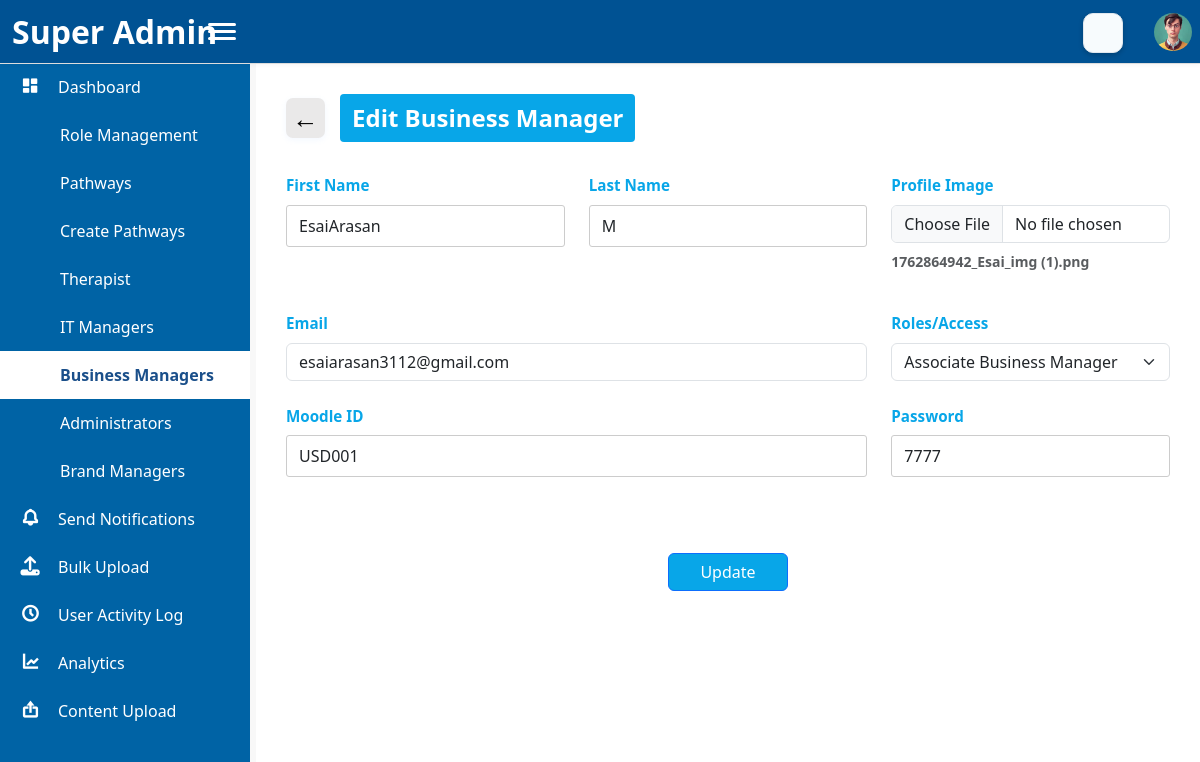
Screenshot of /pages/edit_business_manager.php?id=1 (signed in) with the database file from the repository.
### tables this page shows
CREATE TABLE `navigation_items` (
  `nav_id` int(11) NOT NULL,
  `nav_name` varchar(100) NOT NULL,
  `nav_icon` varchar(100) DEFAULT NULL,
  `nav_link` varchar(255) DEFAULT NULL,
  `parent_id` int(11) DEFAULT NULL,
  `created_at` timestamp NOT NULL DEFAULT current_timestamp(),
  `updated_at` timestamp NOT NULL DEFAULT current_timestamp() ON UPDATE current_timestamp(),
  `sub_nav_link` varchar(255) DEFAULT NULL
);

CREATE TABLE `business_manager` (
  `business_manager_id` int(11) NOT NULL,
  `user_id` varchar(50) NOT NULL,
  `first_name` varchar(100) NOT NULL,
  `last_name` varchar(100) DEFAULT NULL,
  `email` varchar(150) NOT NULL,
  `password` varchar(255) NOT NULL,
  `role_access_id` int(11) NOT NULL,
  `profile_image` varchar(255) DEFAULT NULL,
  `created_at` datetime DEFAULT current_timestamp(),
  `created_by` int(11) DEFAULT NULL,
  `updated_at` datetime DEFAULT current_timestamp() ON UPDATE current_timestamp(),
  `updated_by` int(11) DEFAULT NULL
);

CREATE TABLE `role_management` (
  `r_id` int(11) NOT NULL,
  `role` varchar(50) DEFAULT NULL,
  `department` varchar(150) DEFAULT NULL,
  `access_navigations` varchar(155) DEFAULT NULL,
  `created_at` datetime DEFAULT current_timestamp(),
  `updated_at` datetime NOT NULL,
  `viewed_at` datetime NOT NULL,
  `deleted_at` datetime NOT NULL,
  `controls` text NOT NULL
);

### pages/edit_business_manager.php (the view, shortened to what this page needs)
<?php
require_once '../includes/header.php';
require_once '../includes/sidebar.php';
$business_manager_id = $_GET['id'] ?? null;
$stmt = $pdo->prepare("SELECT * FROM business_manager WHERE business_manager_id = ?");
$stmt->execute([$business_manager_id]);
$business_manager = $stmt->fetch(PDO::FETCH_ASSOC);
$stmt = $pdo->query("SELECT r_id, role FROM role_management ORDER BY role ASC");
$roles = $stmt->fetchAll(PDO::FETCH_ASSOC);
?>
<link href="../assets/css/bootstrap.min.css" rel="stylesheet" />
<div class="main-content" style="background: #fff;">
    <div class="">
        <div class="page-header">
            <button class="back-btn" onclick="window.history.back();">&larr;</button>
            <span class="page-title">Edit Business Manager</span>
        </div>
        <form id="business_managerForm" action="../api/update_business_manager.php" method="POST" enctype="multipart/form-data">
            <div class="row g-4">
                <div class="col-md-4">
                    <label class="form-label" for="first_name">First Name</label>
                    <input type="text" class="form-control" id="first_name" name="first_name"
                        value="<?= htmlspecialchars($business_manager['first_name'] ?? '', ENT_QUOTES, 'UTF-8') ?>">
                </div>
                <div class="col-md-4">
                    <label class="form-label" for="last_name">Last Name</label>
                    <input type="text" class="form-control" id="last_name" name="last_name"
                        value="<?= htmlspecialchars($business_manager['last_name'] ?? '', ENT_QUOTES, 'UTF-8') ?>">
                </div>
                <div class="col-md-4 mb-3">
                    <label class="form-label" for="profile_image">Profile Image</label>
                    <input type="file" name="profile_image" id="profile_image" class="form-control">
                    <?php if (!empty($business_manager['profile_image'])): ?>
                        <div class="mt-2 text-muted small">
                           <strong><?= htmlspecialchars($business_manager['profile_image']) ?></strong>
                        </div>
                    <?php endif; ?>
                </div>
                <div class="col-md-8">
                    <label class="form-label" for="email">Email</label>
                    <input type="email" class="form-control" id="email" name="email"
                        value="<?= htmlspecialchars($business_manager['email'] ?? '', ENT_QUOTES, 'UTF-8') ?>">
                </div>
                <div class="col-md-4">
                    <label class="form-label" for="roles_access">Roles/Access</label>
                    <select class="form-select" id="roles_access" name="roles_access">
                    <?php foreach ($roles as $role): ?>
                        <option value="<?= htmlspecialchars($role['r_id'], ENT_QUOTES, 'UTF-8') ?>"
                            <?= ($business_manager['role_access_id'] == $role['r_id']) ? 'selected' : '' ?>>
                            <?= htmlspecialchars($role['role'], ENT_QUOTES, 'UTF-8') ?>
                        </option>
                    <?php endforeach; ?>
                </select>
                </div>
                <div class="col-md-8">
                    <label class="form-label" for="user_id">Moodle ID</label>
                    <input type="text" class="form-control" id="user_id" name="user_id"
                        value="<?= htmlspecialchars($business_manager['user_id'] ?? '', ENT_QUOTES, 'UTF-8') ?>">
                </div>
                <div class="col-md-4">
                    <label class="form-label" for="password">Password</label>
                    <input type="text" class="form-control" id="password" name="password"
                        value="<?= htmlspecialchars($business_manager['password'] ?? '', ENT_QUOTES, 'UTF-8') ?>">
                </div>
            </div>
            <div class="row">
                <div class="col-12 text-center mt-4">
                    <button type="submit" class="btn btn-primary">Update</button>
                </div>
            </div>
        </form>
    </div>
</div>
<link rel="stylesheet" href="https://cdn.jsdelivr.net/npm/alertifyjs@1.13.1/build/css/alertify.min.css"/>
<?php require_once '../includes/footer.php'; ?>

### includes/sidebar.php (shortened to what this page needs)
<div class="sidebar" id="sidebar">
    <div class="logo d-flex justify-content-between align-items-center">
        <h2><?php echo SITE_NAME; ?></h2>
    </div>
    <ul class="nav-menu">
        <?php
        $mysqli = new mysqli(DB_HOST, DB_USER, DB_PASS, DB_NAME);
        if ($mysqli->connect_errno) {
            echo "<li><span style='color:red;'>DB Connection Error</span></li>";
        } else {
            $result = $mysqli->query("SELECT * FROM navigation_items ORDER BY nav_id ASC");
            if ($result && $result->num_rows > 0) {
                $currentFile = basename($_SERVER['PHP_SELF']);
                while ($row = $result->fetch_assoc()) {
                    $navName = $row['nav_name'];
                    $navLink = $row['nav_link'];
                    $navIcon = $row['nav_icon'] ?: 'fa-circle';
                    $subLinks = $row['sub_nav_link'];
                    $isActive = '';
                    $navFile = basename($navLink);
                    $subMatch = false;
                    if (!empty($subLinks)) {
                        $subArray = array_map('trim', explode(',', $subLinks));
                        foreach ($subArray as $sub) {
                            if ($currentFile === basename($sub)) {
                                $subMatch = true;
                                break;
                            }
                        }
                    }
                    if ($currentFile === $navFile || $subMatch) {
                        $isActive = 'active';
                    }
                    echo '<li class="' . $isActive . '">';
                    echo '<a href="' . SITE_URL . $navLink . '">';
                    if (strpos($navIcon, ':') !== false) {
                        echo '<iconify-icon class="nav-icon" icon="' . htmlspecialchars($navIcon) . '" width="22" height="22"></iconify-icon>';
                    } elseif (strpos($navIcon, 'bxs-') === 0 || strpos($navIcon, 'bx-') === 0) {
                        echo '<i class="bx nav-icon ' . htmlspecialchars($navIcon) . '"></i>';
                    } else {
                        echo '<i class="fas nav-icon ' . htmlspecialchars($navIcon) . '"></i>';
                    }
                    echo '<span class="nav-text">' . htmlspecialchars($navName) . '</span>';
                    echo '</a>';
                    echo '</li>';
                }
            } else {
                echo '<li><span style="color:lightgray;">No navigation items found</span></li>';
            }
        }
        ?>
    </ul>
</div>
<link href="https://unpkg.com/boxicons@2.1.4/css/boxicons.min.css?v=4.0" rel="stylesheet">
<link href="https://cdnjs.cloudflare.com/ajax/libs/font-awesome/6.4.0/css/all.min.css?v=4.0" rel="stylesheet">

### rows the page displays
navigation_items: nav_name "Dashboard"
navigation_items: nav_name "Role Management"
navigation_items: nav_name "Pathways"
navigation_items: nav_name "Create Pathways"
navigation_items: nav_name "Therapist"
navigation_items: nav_name "IT Managers"
navigation_items: nav_name "Business Managers"
navigation_items: nav_name "Administrators"
navigation_items: nav_name "Brand Managers"
navigation_items: nav_name "Send Notifications"
navigation_items: nav_name "Bulk Upload"
navigation_items: nav_name "User Activity Log"
navigation_items: nav_name "Analytics"
navigation_items: nav_name "Content Upload"
business_manager: first_name "EsaiArasan", last_name "M", profile_image "1762864942_Esai_img (1).png", email "esaiarasan3112@gmail.com", roles_access "Associate Business Manager", user_id "USD001", password "7777"
